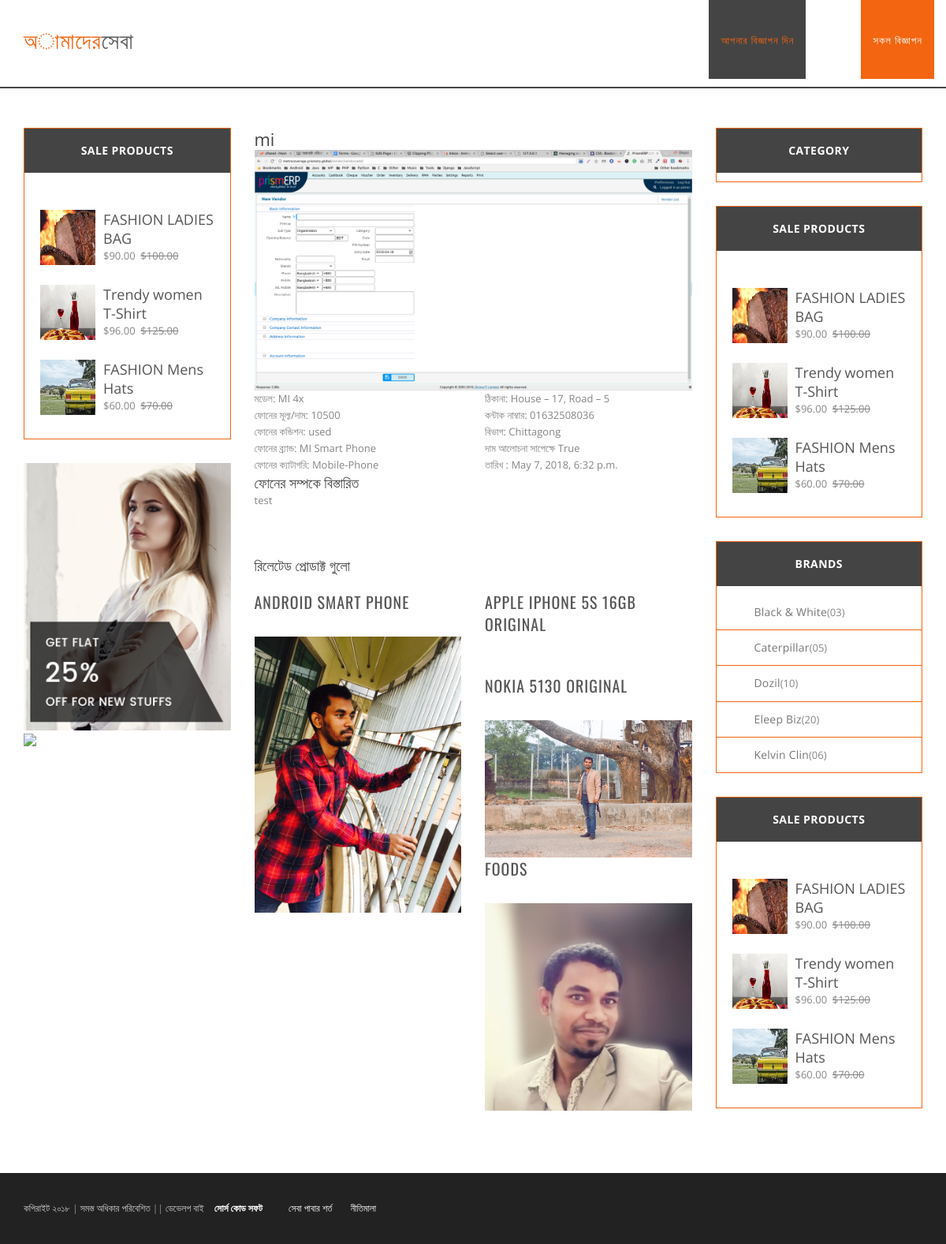
The app's page /services/details_item/10 with its own data.
### services/models.py (models this page shows, shortened)
class Mobile(models.Model):
    name = models.CharField(max_length = 100)
    model = models.CharField(max_length = 100)
    address = models.CharField(max_length = 120)
    phone_number = models.CharField(max_length = 11)
    price = models.IntegerField()
    negotiable = models.BooleanField(default = False)
    description = models.TextField()
    image = models.ImageField(upload_to = 'products')
    condition_choice = (
        ('used','Used'),
        ('new','New'),
    )
    condition = models.CharField(max_length = 6, choices=condition_choice)
    category = models.ForeignKey(Category, on_delete = models.CASCADE)
    division = models.ForeignKey(Division, on_delete = models.CASCADE)
    brand = models.ForeignKey(Brand, on_delete = models.CASCADE)
    create_at = models.DateTimeField(auto_now = False, auto_now_add = True)
    update_at = models.DateTimeField(auto_now = True, auto_now_add = False)

class Brand(models.Model):
    name = models.CharField(max_length = 70)
    create_at = models.DateTimeField(auto_now = False, auto_now_add = True)
    def __str__(self):
        return self.name

class Category(models.Model):
    name = models.CharField(max_length = 70)
    create_at = models.DateTimeField(auto_now = False, auto_now_add = True)
    def __str__(self):
        return self.name

class Division(models.Model):
    name = models.CharField(max_length = 70, unique = True)
    description = models.TextField()
    image = models.ImageField(upload_to = 'division')
    create_at = models.DateTimeField(auto_now = False, auto_now_add = True)
    def __str__(self):
        return self.name

### services/views.py (the view)
# urls.py: path('details_item/<int:id>', Details_product.as_view(), name = 'Details_product'),
class Details_product(View):
    def get(self, request, id):
        single_post = get_object_or_404(Mobile, id = id)
        related_project = Mobile.objects.filter(category = single_post.category).exclude(id = id)[:4]
        context = {
            'single_post' : single_post,
            'related_project' : related_project
        }
        return render(request, 'homepage/single.html', context)

### templates/homepage/single.html (shortened to what this page needs)
{% extends 'app/base_template.html' %}
{% load static %}
{% block body %}
<section class="main_section">
    <div class="container">
        <div class="row">
             <div class="col-lg-3">
            <div class="single_widget">
               <aside>
                    <h3 class="widgetTitle">Sale Products</h3>
                    <div class="widgetBody">
                        <div class="topRatedProducts">
                            <div class="singleProductsa">
                                <img src="{% static 'image/gallery/1.jpg' %}" alt="">
                                <h3><a href="shop_single.html">FASHION LADIES BAG</a></h3>
                                <p class="pricess">$90.00 &nbsp;<del>$100.00</del></p>
                            </div>
                            <div class="singleProductsa">
                                <img src="{% static 'image/gallery/2.jpg' %}" alt="">
                                <h3><a href="shop_single.html">Trendy women T-Shirt</a></h3>
                                <p class="pricess">$96.00 &nbsp;<del>$125.00</del></p>
                            </div>
                            <div class="singleProductsa">
                                <img src="{% static 'image/gallery/3.jpg' %}" alt="">
                                <h3><a href="shop_single.html">FASHION Mens Hats</a></h3>
                                <p class="pricess">$60.00 &nbsp;<del>$70.00</del></p>
                            </div>
                        </div>
                    </div>
                </aside>
            </div>
             <div class="ads">
                   <img src="{% static 'image/promo.png' %}">
               </div>
               <div class="ads">
                     <img src="{% static 'image/1.png' %}">
                 </div>
            </div>
            <div class="col-lg-6">
                       <div class="projects">
                           <h2>{{single_post.name}}</h2>
                           <img src="/media/{{single_post.image}}" alt="">
                       </div>
                       <div class="row">
                           <div class="col-lg-6">
                               <p>মডেল: {{single_post.model}}</p>
                               <p>ফোনের মূল্য/দাম: {{single_post.price}}</p>
                               <p>ফোনের কন্ডিশন: {{single_post.condition}}</p>
                               <p>ফোনের ব্র্যান্ড: {{single_post.brand}}</p>
                               <p>ফোনের ক্যাটাগরি: {{single_post.category}}</p>
                           </div>
                           <div class="col-lg-6">
                               <p>ঠিকানা: {{single_post.address}}</p>
                               <p>কন্টাক নাম্বার: {{single_post.phone_number}}</p>
                               <p>বিভাগ: {{single_post.division}}</p>
                               <p>দাম আলোচনা সাপেক্ষে {{single_post.negotiable}}</p>
                               <p>তারিখ : {{single_post.create_at}}</p>
                           </div>
                       </div>
                       <h3>
                       ফোনের সম্পকে বিস্তারিত
                       </h3>
                       <p>
                         {{single_post.description}}
                       </p>
                       <br/><br/><br/>
                       <h3>রিলেটেড প্রোডাক্ট গুলো</h3>
                       <br/>
                       <div class="row">
                         {% for related in related_project %}
                           <div class="col-lg-6">
                               <div class="page-subheader">
                                   <h2><a href="{% url 'Details_product' related.id %}">{{related.name}}</a></h2>
                               </div>
                               <img src="/media/{{related.image}}" alt="">
                           </div>
                           {% endfor %}
                       </div>
                   </div>
            <div class="col-lg-3">
              <div class="single_widget">
                <aside>
                <h3 class="widgetTitle">Category</h3>
                <div class="widgetBody">
                </div>
                </aside>
            </div>
            <div class="single_widget">
               <aside>
                    <h3 class="widgetTitle">Sale Products</h3>
                    <div class="widgetBody">
                        <div class="topRatedProducts">
                            <div class="singleProductsa">
                                <img src="{% static 'image/gallery/1.jpg' %}"/>
                                <h3><a href="shop_single.html">FASHION LADIES BAG</a></h3>
                                <p class="pricess">$90.00 &nbsp;<del>$100.00</del></p>
                            </div>
                            <div class="singleProductsa">
                                <img src="{% static 'image/gallery/2.jpg' %}"/>
                                <h3><a href="shop_single.html">Trendy women T-Shirt</a></h3>
                                <p class="pricess">$96.00 &nbsp;<del>$125.00</del></p>
                            </div>
                            <div class="singleProductsa">
                                <img src="{% static 'image/gallery/3.jpg' %}"/>
                                <h3><a href="shop_single.html">FASHION Mens Hats</a></h3>
                                <p class="pricess">$60.00 &nbsp;<del>$70.00</del></p>
                            </div>
                        </div>
                    </div>
                </aside>
            </div>
            <div class="single_widget">
                <aside>
                <h3 class="widgetTitle">Brands</h3>
                <div class="widgetBody">
                    <ul>
                        <li><a href="#">Black &amp; White</a><span>(03)</span></li>
                        <li><a href="#">Caterpillar</a><span>(05)</span></li>
                        <li><a href="#">Dozil</a><span>(10)</span></li>
                        <li><a href="#">Eleep Biz</a><span>(20)</span></li>
                        <li><a href="#">Kelvin Clin</a><span>(06)</span></li>
                    </ul>
                </div>
                </aside>
            </div>
            <div class="single_widget">
               <aside>
                    <h3 class="widgetTitle">Sale Products</h3>
                    <div class="widgetBody">
                        <div class="topRatedProducts">
                            <div class="singleProductsa">
                                <img src="{% static 'image/gallery/1.jpg' %}"/>
                                <h3><a href="shop_single.html">FASHION LADIES BAG</a></h3>
                                <p class="pricess">$90.00 &nbsp;<del>$100.00</del></p>
                            </div>
                            <div class="singleProductsa">
                                <img src="{% static 'image/gallery/2.jpg' %}"/>
                                <h3><a href="shop_single.html">Trendy women T-Shirt</a></h3>
                                <p class="pricess">$96.00 &nbsp;<del>$125.00</del></p>
                            </div>
                            <div class="singleProductsa">
                                <img src="{% static 'image/gallery/3.jpg' %}"/>
                                <h3><a href="shop_single.html">FASHION Mens Hats</a></h3>
                                <p class="pricess">$60.00 &nbsp;<del>$70.00</del></p>
                            </div>
                        </div>
                    </div>
                </aside>
            </div>
            </div>
        </div>
    </div>
</section>
{% endblock %}

### templates/app/base_template.html (shortened to what this page needs)
{%  load static %}
<!DOCTYPE html>
<html lang="en-GB">
    <head>
        <link rel="stylesheet" href="https://maxcdn.bootstrapcdn.com/font-awesome/4.5.0/css/font-awesome.min.css"/>
        <link rel="stylesheet" href="https://maxcdn.bootstrapcdn.com/bootstrap/3.3.6/css/bootstrap.min.css" type="text/css" />
        <link rel="stylesheet" href="{% static 'css/homepage/main.css' %}" type="text/css" />
        <link rel="stylesheet" href="{% static 'css/homepage/orange.css' %}" type="text/css" />
    </head>
    <body>
        <nav class="navbar navbar-default">
            <div class="container">
                <div class="navbar-header">
                    <a class="navbar-brand" id="logo" href="/">
                        <span class="highlight-text">অামাদের</span>সেবা
                    </a>
                </div>
                <div id="navbar" class="navbar-collapse collapse">
                    <ul class="nav navbar-nav navbar-right">
                        <li style="background: #444;margin-right: 70px;" class="drop active">
                            <a href="{% url 'singin_views' %}">
                                আপনার বিজ্ঞাপন দিন
                            </a>
                        </li>
                        <li style="background: #f36510 !important;" class="drop active">
                            <a style="color: #fff" href="{% url 'all_service_display' %}">
                                সকল বিজ্ঞাপন
                            </a>
                        </li>
                    </ul>
                </div>
            </div>
        </nav>
        {% block body %}
        {% endblock %}
        <footer class="footer">
            <div class="container">
                <span class="copyright">
                    কপিরাইট ২০১৮ | সমস্ত অধিকার পরিবেশিত || ডেভেলপ বাই
                    <a style="color: #fff;margin-left: 10px;font-weight: bold" href="http:///www.sourcecodesoft.com">সোর্স কোড সফট</a>
                </span>
                <span class="links">
                    <a href="#">সেবা পাবার শর্ত</a>
                    <a href="#">নীতিমালা</a>
                </span>
            </div>
        </footer>
    </body>
</html>

### static/css/homepage/main.css (style rules this page uses)
body { background: #ffffff; color: #858585; font-family: 'Open Sans', sans-serif; font-size: 13px; font-weight: 400; line-height: 20px; overflow-x: hidden; }
img { max-width: 100%; }
ul, ol { list-style: none; }
ul { padding: 0; margin: 0; }
a, .btn { transition: color 0.3s ease-in-out; -moz-transition: color 0.3s ease-in-out; -webkit-transition: color 0.3s ease-in-out; -o-transition: color 0.3s ease-in-out; }
a, a:hover, a:active, a:focus { text-decoration: none; border: none; background: none; background-color: transparent; outline: none; -moz-outline-style: none; color: #555; }
h1, h2, h3, h4, h5, h6 { font-family: 'Open Sans', sans-serif; font-weight: 400; margin: 0; color: #444; }
h2 { font-size: 22px; line-height: 28px; }
h3 { font-size: 18px; line-height: 24px; }
p { font-size: 13px; line-height: 21px; margin: 0; }
.main_section { padding: 50px 0; border-top: 2px solid #444; margin-top: 10px; }
.widgetTitle { background: #444; color: #fff; font-size: 14px; font-weight: 700; height: 56px; letter-spacing: 0.42px; line-height: 0.8; margin: 0; padding: 22px 0; text-align: center; text-transform: uppercase; width: 100%; }
.single_widget { border: 1px solid #f36510; margin-bottom: 30px; }
.widgetBody { padding-top: 11px; }
.single_widget ul li { list-style: none; margin: 0; padding: 0 26px 0 48px; line-height: .8; border-bottom: 1px solid #f36510; position: relative; transition: all ease 500ms; -moz-transition: all ease 500ms; -ms-transition: all ease 500ms; -webkit-transition: all ease 500ms; -o-transition: all ease 500ms; }
.single_widget ul li:last-child { border-bottom: 0 transparent; }
.single_widget ul li a { font-size: 14px; letter-spacing: .21px; color: #777777; line-height: .8; display: inline-block; text-transform: capitalize; margin: 16px 0 17px; transition: all ease 500ms; -moz-transition: all ease 500ms; -ms-transition: all ease 500ms; -webkit-transition: all ease 500ms; -o-transition: all ease 500ms; }
.topRatedProducts { position: relative; padding: 36px 20px 5px; }
.singleProductsa { position: relative; padding-left: 80px; min-height: 70px; margin-bottom: 25px; }
.singleProductsa img { width: 70px; height: 70px; position: absolute; left: 0; top: 0; }
.navbar, .navbar-default { background: #ffffff; border: 0; border-radius: 0; margin: 0; padding: 0; }
#logo { font-size: 28px; font-weight: 400; text-transform: uppercase; font-family: 'Oswald', sans-serif; padding-top: 40px; padding-bottom: 40px; height: auto; color: #555; letter-spacing: 1px; }
.navbar .nav li.active a, .navbar .nav li a, .navbar .nav li.active a:hover { font-size: 13px; font-family: 'Oswald' !important; font-weight: 400 !important; background: none; color: #777777; text-transform: uppercase; padding-top: 40px; padding-bottom: 40px; letter-spacing: 1px; }
.navbar .nav li.drop { position: relative; }
@media (max-width: 1281px) and (min-width: 992px) { #navbar .nav { margin-right: -30px !important; } }
.page-subheader { margin: 0 0 30px 0; }
.page-subheader h1, .page-subheader h2 { text-transform: uppercase; font-weight: 400; font-family: 'Oswald', sans-serif; margin-bottom: 10px; color: #444; letter-spacing: 1px; font-size: 20px; }
.footer { background: #222; color: #ccc; font-weight: 300; font-size: 12px; text-transform: uppercase; padding: 35px 0 35px 0; border-top: 2px solid #fff; }
.footer .links a, .footer .links a:hover { color: #ffffff; margin-left: 20px; text-decoration: none; }
.footer .links a:first-child { margin-left: 0; }
.footer .links { margin-left: 30px; }

### static/css/homepage/orange.css (style rules this page uses)
.highlight-text { color: #f36510; }
.navbar .nav li.active a, .navbar .nav li:hover a, .navbar .nav li.active:hover a, .navbar .nav li.active a:focus, .navbar .nav li.active a:active { color: #f36510; }

### records on screen
Mobile: name "mi", image (picture), model "MI 4x", price "10500", condition "used", brand "MI Smart Phone", category "Mobile-Phone", address "House – 17, Road – 5", phone_number "01632508036", division "Chittagong", negotiable "True", create_at "May 7, 2018, 6:32 p.m.", description "test"
Mobile: name "ANDROID SMART PHONE", image (picture)
Mobile: name "APPLE IPHONE 5S 16GB ORIGINAL"
Mobile: name "NOKIA 5130 ORIGINAL", image (picture)
Mobile: name "FOODS", image (picture)
